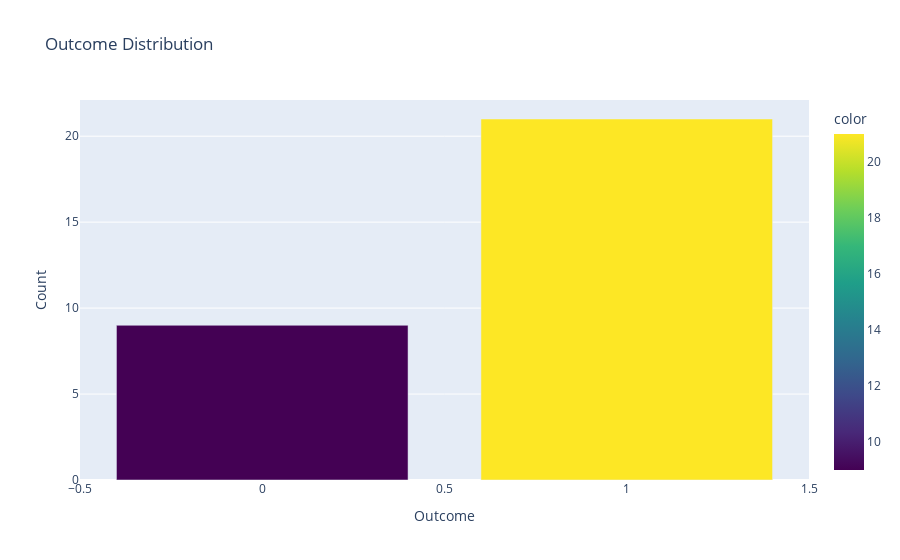

Notebook code cell kept with this figure:
### Markdown cell above
### 4.2 Clinical Variables

### Code cell
# Outcome variable analysis
outcome_cols = [col for col in clinical_discovery.columns if 'event' in col.lower() or 'outcome' in col.lower()]

if outcome_cols:
    outcome_col = outcome_cols[0]
    
    print("\n" + "="*80)
    print("OUTCOME VARIABLE ANALYSIS")
    print("="*80 + "\n")
    
    outcome_counts = clinical_discovery[outcome_col].value_counts()
    outcome_pct = clinical_discovery[outcome_col].value_counts(normalize=True) * 100
    
    print("Event Distribution:")
    print(outcome_counts)
    print("\nPercentage:")
    print(outcome_pct.round(2))
    
    # Calculate event rate
    if clinical_discovery[outcome_col].dtype in ['int64', 'float64']:
        event_rate = clinical_discovery[outcome_col].mean() * 100
        print(f"\n📊 Event Rate: {event_rate:.2f}%")
    
    # Bar chart
    fig = px.bar(x=outcome_counts.index, y=outcome_counts.values,
                 title='Outcome Distribution',
                 labels={'x': 'Outcome', 'y': 'Count'},
                 color=outcome_counts.values,
                 color_continuous_scale='Viridis')
    fig.show()

### Figure 1 — Plotly figure (JSON) as saved in the notebook; plotly's stock layout.template omitted (floating-point values rounded to 4 significant figures)
{"data": [{"alignmentgroup": "True", "hovertemplate": "Outcome=%{x}<br>Count=%{y}<br>color=%{marker.color}<extra></extra>", "legendgroup": "", "marker": {"color": [21, 9], "coloraxis": "coloraxis", "pattern": {"shape": ""}}, "name": "", "offsetgroup": "", "orientation": "v", "showlegend": false, "textposition": "auto", "type": "bar", "x": [1, 0], "xaxis": "x", "y": [21, 9], "yaxis": "y"}], "layout": {"barmode": "relative", "coloraxis": {"colorbar": {"title": {"text": "color"}}, "colorscale": [[0, "#440154"], [0.1111, "#482878"], [0.2222, "#3e4989"], [0.3333, "#31688e"], [0.4444, "#26828e"], [0.5556, "#1f9e89"], [0.6667, "#35b779"], [0.7778, "#6ece58"], [0.8889, "#b5de2b"], [1, "#fde725"]]}, "legend": {"tracegroupgap": 0}, "title": {"text": "Outcome Distribution"}, "xaxis": {"anchor": "y", "domain": [0, 1], "title": {"text": "Outcome"}}, "yaxis": {"anchor": "x", "domain": [0, 1], "title": {"text": "Count"}}}}
